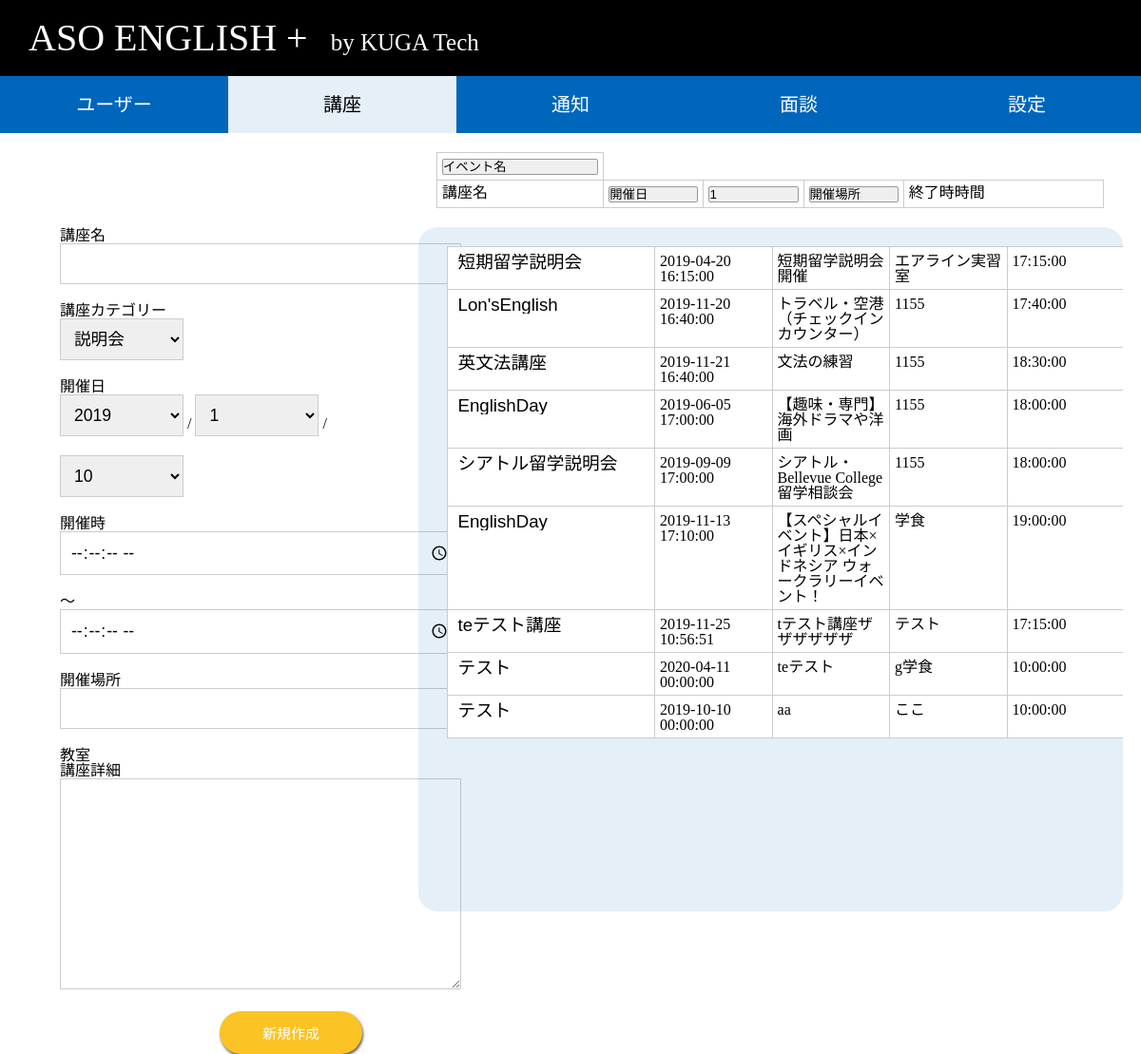
Screenshot of /300_製造/301_WEB側コード/main/course-top.php with the database file from the repository.
### tables this page shows
CREATE TABLE `course_overview` (
  `course_number` int(11) NOT NULL,
  `course_name` varchar(30) NOT NULL,
  `event_date` datetime NOT NULL,
  `body` varchar(300) NOT NULL,
  `category` int(11) NOT NULL,
  `img_path` varchar(50) DEFAULT NULL,
  `course_creator` int(11) NOT NULL,
  `place` varchar(100) DEFAULT NULL,
  `end_time` time DEFAULT NULL
);

### 300_製造/301_WEB側コード/main/course-top.php (the view, shortened to what this page needs)
<!DOCTYPE html>
<html lang="ja" xmlns="http://www.w3.org/1999/html">
<head>
    <link rel="stylesheet" href="../css/reset.css">
    <link rel="stylesheet" href="../css/header.css">
    <link rel="stylesheet" href="../css/course-top.css">
</head>
<div>
<?php include ("../sharedfile/header.php");?>
    <div class="course-input">
        <form action="course-top.php" method='post' name="form">
            <dl>
                <div class="course-input-content course-input-title">
                    <dt>講座名</dt>
                    <dd><input type="text" name="course_name" required></dd>
                </div>
                <div class="course-input-content course-input-category">
                    <dt>講座カテゴリー</dt>
                    <dd>
                        <?php
                        $PDO = new pdo('mysql:host=localhost;dbname=abroad;charset=utf8', 'root','password');
                        $sql = 'select  * from course_category';
                        $category = $PDO->query($sql)
                        ?>
                        <select name='category'>
                                <?php
                                foreach($category as $items){
                                    echo "<option value=".$items['category_number']. ">". $items['category_name']."</option>";
                                }
                                ?>
                        </select>
                    </dd>
                </div>
                <div class="course-input-content course-input-day">
                    <dt>開催日</dt>
                    <dd>
                        <select name="year">
                            <?php
                            $y=date('y');
                            for ($i=2019;$i<2051;$i++){
                                echo '<option value="'.$i.'" ';
                                if($i==$y){
                                    echo ' selected';
                                }echo '>'.$i.'</option>';
                            }
                            ?>
                        </select>
                        /
                        <select name="event_date2">
                            <?php
                            $m=date('m');
                            for ($i=1;$i<13;$i++){
                                echo '<option value="'.$i.'" ';
                                if($i==$m){
                                    echo ' selected';
                                }echo '>'.$i.'</option>';
                            }
                            ?>
                        </select>
                        /
                        <select name="event_date3">
                            <?php
                            $d=date('d');
                            for ($i=1;$i<32;$i++){
                                echo '<option value="'.$i.'" ';
                                if($i==$d){
                                    echo ' selected';
                                }
                                echo '>'.$i.'</option>';
                            }
                            ?>
                        </select>
                    </dd>
                </div>
                <div class="course-input-content course-input-time">
                    <dt>開催時</dt>
                    <dd>
                        <input type="time" name="event_time" step="1" required>
                        ～
                        <input type="time" name="end_time" step="1" required>
                    </dd>
                </div>
                <div class="course-input-content course-input-venue">
                    <dt>開催場所</dt>
                    <dd>
                        <input type="text" name="place" required>教室
                    </dd>
                </div>
                <div class="course-input-content course-input-explanation">
                    <dt>講座詳細</dt>
                    <dd>
                        <textarea name="body" required></textarea>
                    </dd>
                </div>
            </dl>
            <input type='submit' value='新規作成' class="button-create">
        </form>
    </div>
    <div class="course-list" >
        <table class="tablecategory">
            <tr>
                <td>
                <select name="refine">
                    <option value="">イベント名</option>
                </select>
                </td>
            </tr>
            <tr>
                <td>
                    講座名
                </td>
                <td>
                    <select name="pullMenu" onChange="screenChange()">
                        <option value="">開催日</option>
                    </select>
                </td>
                <td>
                    <?php
                    $PDO = new pdo('mysql:host=localhost;dbname=abroad;charset=utf8', 'root','password');
                    $sql = 'select DISTINCT category from course_overview';
                    $category = $PDO->query($sql)
                    ?>
                    <form method='POST' action='course-top.php'>
                        <select name='category' onChange="cscreenChange()">
                            <?php
                            foreach($category as $items){
                                echo "<option value=".$items['category']. ">". $items['category']."</option>";
                            }
                            ?>
                        </select>
                </td>
                <td>
                        <select name='place' onChange="pscreenChange()">
                            <option value="course-top.php">開催場所</option>
                        </select>
                </td>
                <td>
                    終了時時間
                </td>
            </tr>
        </table>
        <div class="box">
            <table class="tablebody">
<?php
$PDO = new pdo('mysql:host=localhost;dbname=abroad;charset=utf8', 'root','password');
foreach ($PDO->query('select * from course_overview') as $row) {
    echo '<tr>';
    echo '<td>';
    echo '<form action="course-update.php" method="post">';
    echo '<input type="submit" value=' . htmlspecialchars($row['course_name']) .' class="submit_button">';
    echo '</form>';
    echo '</td>';
    echo '<td>';
    echo $row['event_date'];
    echo '</td>';
    echo '<td>';
    echo $row['body'];
    echo '</td>';
    echo '<td>';
    echo $row['place'];
    echo '</td>';
    echo '<td>';
    echo $row['end_time'];
    echo '</tr>';
}
?>
            </table>
        </div>
    </div>
</div>
</body>
</html>

### 300_製造/301_WEB側コード/css/course-top.css (style rules this page uses)
.course-input { width: 35%; float: left; }
.course-input-content { width: 70%; margin-left: auto; margin-right: auto; }
.course-input-content input { width: 100%; border:0; padding:10px; font-size:1.1em; font-family:Arial, sans-serif; border:solid 1px #ccc; margin:0 0 20px; width:400px; }
.course-input-content select { width: 100%; border:0; padding:10px; font-size:1.1em; font-family:Arial, sans-serif; border:solid 1px #ccc; margin:0 0 20px; width:130px; }
.course-input-content textarea { width: 100%; border:0; padding:10px; font-size:1.1em; font-family:Arial, sans-serif; border:solid 1px #ccc; margin:0 0 20px; width:400px; height: 200px; }
.course-input-title { margin-top: 100px; }
.course-list { width: 65%; float: right; }
.tablecategory { margin-top: 20px; width: 90%; margin-left: auto; margin-right: auto; }
table { width: 90%; margin-left: auto; margin-right: auto; }
td { border: solid 1px #cccccc; padding: 5px; text-align: left; }
td:nth-child(1) { width: 25%; }
td:nth-child(2) { width: 15%; }
td:nth-child(3) { width: 15%; }
td:nth-child(4) { width: 15%; }
td:nth-child(5) { width: 15%; }
td:nth-child(6) { width: 15%; }
table select { width: 100%; border: 1px solid #999; -webkit-appearance: none; border-radius: 2px; }
.box { display: block; width: 95%; margin-left: auto; margin-right: auto; margin-top: 20px; height: 45em; background: rgba(0,102,187,0.1); border-radius: 20px; overflow-y: scroll; overflow-x: hidden; }
.tablebody { width: 96.3%; margin-left: 30px; margin-top: 20px; background: white; }
.button-create { position: relative; left: 55%; background: #FCC324; color: white; width: 10em; height: 3em; border-radius: 25px; font-size: 15px; border: none; box-shadow: 1px 2px 3px #555555; }
.submit_button { display : inline-block; border-radius : 3%; font-size : 14pt; text-align : center; cursor : pointer; padding : 0 4px; background : #ffffff; color : #000000; line-height : 1em; transition : .3s; border : 2px solid #ffffff; }

### rows the page displays
course_overview: course_name "短期留学説明会", event_date "2019-04-20 16:15:00", body "短期留学説明会開催", place "エアライン実習室", end_time "17:15:00"
course_overview: course_name "Lon'sEnglish", event_date "2019-11-20 16:40:00", body "トラベル・空港（チェックインカウンター）", place "1155", end_time "17:40:00"
course_overview: course_name "英文法講座", event_date "2019-11-21 16:40:00", body "文法の練習", place "1155", end_time "18:30:00"
course_overview: course_name "EnglishDay", event_date "2019-06-05 17:00:00", body "【趣味・専門】海外ドラマや洋画", place "1155", end_time "18:00:00"
course_overview: course_name "シアトル留学説明会", event_date "2019-09-09 17:00:00", body "シアトル・Bellevue College 留学相談会", place "1155", end_time "18:00:00"
course_overview: course_name "EnglishDay", event_date "2019-11-13 17:10:00", body "【スペシャルイベント】日本×イギリス×インドネシア ウォークラリーイベント！", place "学食", end_time "19:00:00"
course_overview: course_name "teテスト講座", event_date "2019-11-25 10:56:51", body "tテスト講座ザザザザザザ", place "テスト", end_time "17:15:00"
course_overview: course_name "テスト", event_date "2020-04-11 00:00:00", body "teテスト", place "g学食", end_time "10:00:00"
course_overview: course_name "テスト", event_date "2019-10-10 00:00:00", body "aa", place "ここ", end_time "10:00:00"

### other values shown
form field category "説明会"
form field year "2019"
form field event_date2 "1"
form field event_date3 "10"
form field category "1"
